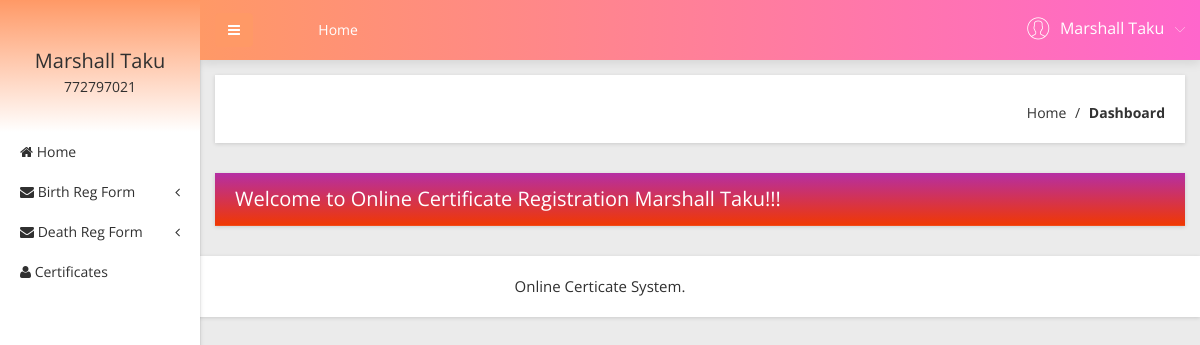
/obcs/user/dashboard.php (signed in), run on the app's committed database.
### tables this page shows
CREATE TABLE `tbluser` (
  `ID` int(10) NOT NULL,
  `FirstName` varchar(200) DEFAULT NULL,
  `LastName` varchar(200) DEFAULT NULL,
  `MobileNumber` bigint(10) DEFAULT NULL,
  `Address` mediumtext,
  `Password` varchar(200) NOT NULL,
  `RegDate` timestamp NULL DEFAULT CURRENT_TIMESTAMP
);

### obcs/user/dashboard.php (the view, shortened to what this page needs)
<?php
include('includes/dbconnection.php');
if (strlen($_SESSION['obcsuid']==0)) {
  header('location:logout.php');
  } else{
  ?>
<!doctype html>
<html class="no-js" lang="en">
<head>
    <link rel="stylesheet" href="css/bootstrap.min.css">
    <link rel="stylesheet" href="css/font-awesome.min.css">
    <link rel="stylesheet" href="css/adminpro-custon-icon.css">
    <link rel="stylesheet" href="css/meanmenu.min.css">
    <link rel="stylesheet" href="css/jquery.mCustomScrollbar.min.css">
    <link rel="stylesheet" href="css/animate.css">
    <link rel="stylesheet" href="css/jvectormap/jquery-jvectormap-2.0.3.css">
    <link rel="stylesheet" href="css/data-table/bootstrap-table.css">
    <link rel="stylesheet" href="css/data-table/bootstrap-editable.css">
    <link rel="stylesheet" href="css/normalize.css">
    <link rel="stylesheet" href="css/c3.min.css">
    <link rel="stylesheet" href="style.css">
    <link rel="stylesheet" href="css/responsive.css">
</head>
<body class="materialdesign">
    <div class="wrapper-pro">
      <?php include_once('includes/sidebar.php');?>
       <?php include_once('includes/header.php');?>
            <div class="breadcome-area mg-b-30 small-dn">
                <div class="container-fluid">
                    <div class="row">
                        <div class="col-lg-12">
                            <div class="breadcome-list map-mg-t-40-gl shadow-reset">
                                <div class="row">
                                    <div class="col-lg-12">
                                        <ul class="breadcome-menu">
                                            <li><a href="dashboard.php">Home</a> <span class="bread-slash">/</span>
                                            </li>
                                            <li><span class="bread-blod">Dashboard</span>
                                            </li>
                                        </ul>
                                    </div>
                                </div>
                            </div>
                        </div>
                    </div>
                </div>
            </div>
            <div class="income-order-visit-user-area">
                <div class="container-fluid">
                    <div class="row">
                        <div class="col-lg-12">
                            <div class="income-dashone-total income-monthly shadow-reset nt-mg-b-30">
                                <div class="income-title">
                                    <div class="main-income-head">
                                       <?php
$uid=$_SESSION['obcsuid'];
$sql="SELECT FirstName,LastName,MobileNumber from  tbluser where ID=:uid";
$query = $dbh -> prepare($sql);
$query->bindParam(':uid',$uid,PDO::PARAM_STR);
$query->execute();
$results=$query->fetchAll(PDO::FETCH_OBJ);
$cnt=1;
if($query->rowCount() > 0)
{
foreach($results as $row)
{               ?>
                                        <div class="main-income-phara">
                                           <h2>Welcome to Online Certificate Registration <?php  echo $row->FirstName;?>  <?php  echo $row->LastName;?>!!!</h2>
                                        </div>
                                        <?php $cnt=$cnt+1;}} ?>
                                    </div>
                                </div>
                            </div>
                        </div>
                    </div>
                </div>
            </div>
        </div>
    </div>
    <?php include_once('includes/footer.php');?>
</body>
</html><?php }  ?>

### obcs/user/includes/sidebar.php (shortened to what this page needs)
<?php
include('includes/dbconnection.php');
if (strlen($_SESSION['obcsuid']==0)) {
  header('location:logout.php');
  } else{
  ?>
  <div class="left-sidebar-pro">
            <nav id="sidebar">
                <div class="sidebar-header">
                     <?php
$uid=$_SESSION['obcsuid'];
$sql="SELECT FirstName,LastName,MobileNumber from  tbluser where ID=:uid";
$query = $dbh -> prepare($sql);
$query->bindParam(':uid',$uid,PDO::PARAM_STR);
$query->execute();
$results=$query->fetchAll(PDO::FETCH_OBJ);
$cnt=1;
if($query->rowCount() > 0)
{
foreach($results as $row)
{               ?>
                    <h3><?php  echo $row->FirstName;?>  <?php  echo $row->LastName;?></h3>
                    <p><?php  echo $row->MobileNumber;?></p><?php $cnt=$cnt+1;}} ?>
                </div>
                <div class="left-custom-menu-adp-wrap">
                    <ul class="nav navbar-nav left-sidebar-menu-pro">
                        <li class="nav-item">
                            <a href="dashboard.php" role="button" aria-expanded="false"><i class="fa big-icon fa-home"></i> <span class="mini-dn">Home</span> </a>
                        </li>
                        <li class="nav-item"><a href="#" data-toggle="dropdown" role="button" aria-expanded="false" class="nav-link dropdown-toggle"><i class="fa big-icon fa-envelope"></i> <span class="mini-dn">Birth Reg Form</span> <span class="indicator-right-menu mini-dn"><i class="fa indicator-mn fa-angle-left"></i></span></a>
                        </li>
                        <li class="nav-item"><a href="#" data-toggle="dropdown" role="button" aria-expanded="false" class="nav-link dropdown-toggle"><i class="fa big-icon fa-envelope"></i> <span class="mini-dn">Death Reg Form</span> <span class="indicator-right-menu mini-dn"><i class="fa indicator-mn fa-angle-left"></i></span></a>
                        </li>
                       <li class="nav-item">
                            <a href="certificates-list.php" role="button" aria-expanded="false"><i class="fa big-icon fa-user"></i> <span class="mini-dn">Certificates</span> </a>
                        </li>
                    </ul>
                </div>
            </nav>
        </div><?php }  ?>

### obcs/user/includes/header.php (shortened to what this page needs)
       <?php
include('includes/dbconnection.php');
if (strlen($_SESSION['obcsuid']==0)) {
  header('location:logout.php');
  } else{
  ?>
 <div class="content-inner-all">
            <div class="header-top-area">
                <div class="fixed-header-top">
                    <div class="container-fluid">
                        <div class="row">
                            <div class="col-lg-1 col-md-6 col-sm-6 col-xs-12">
                                <button type="button" id="sidebarCollapse" class="btn bar-button-pro header-drl-controller-btn btn-info navbar-btn">
                                    <i class="fa fa-bars"></i>
                                </button>
                            </div>
                            <div class="col-lg-6 col-md-1 col-sm-1 col-xs-12">
                                <div class="header-top-menu tabl-d-n">
                                    <ul class="nav navbar-nav mai-top-nav">
                                        <li class="nav-item"><a href="dashboard.php" class="nav-link">Home</a>
                                        </li>
                                    </ul>
                                </div>
                            </div>
                            <div class="col-lg-5 col-md-5 col-sm-6 col-xs-12">
                                <div class="header-right-info">
                                    <ul class="nav navbar-nav mai-top-nav header-right-menu">
                                <?php
$uid=$_SESSION['obcsuid'];
$sql="SELECT FirstName,LastName,MobileNumber from  tbluser where ID=:uid";
$query = $dbh -> prepare($sql);
$query->bindParam(':uid',$uid,PDO::PARAM_STR);
$query->execute();
$results=$query->fetchAll(PDO::FETCH_OBJ);
$cnt=1;
if($query->rowCount() > 0)
{
foreach($results as $row)
{               ?>
                                        <li class="nav-item">
                                            <a href="#" data-toggle="dropdown" role="button" aria-expanded="false" class="nav-link dropdown-toggle">
                                                <span class="adminpro-icon adminpro-user-rounded header-riht-inf"></span>
                                                <span class="admin-name"><?php  echo $row->FirstName;?>  <?php  echo $row->LastName;?> </span>
                                                <span class="author-project-icon adminpro-icon adminpro-down-arrow"></span><?php $cnt=$cnt+1;}} ?>
                                            </a>
                                        </li>
                                    </ul>
                                </div>
                            </div>
                        </div>
                    </div>
                </div>
            </div><?php }  ?>

### data on the page
tbluser: FirstName "Marshall", LastName "Taku", MobileNumber "772797021"
